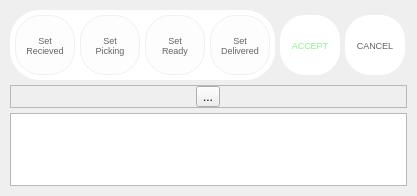
<?xml version="1.0" encoding="UTF-8"?>
<ui version="4.0">
 <class>resPopUp</class>
 <widget class="QDialog" name="resPopUp">
  <property name="geometry">
   <rect>
    <x>0</x>
    <y>0</y>
    <width>417</width>
    <height>196</height>
   </rect>
  </property>
  <property name="sizePolicy">
   <sizepolicy hsizetype="Preferred" vsizetype="Minimum">
    <horstretch>0</horstretch>
    <verstretch>0</verstretch>
   </sizepolicy>
  </property>
  <property name="maximumSize">
   <size>
    <width>417</width>
    <height>300</height>
   </size>
  </property>
  <property name="windowTitle">
   <string>Dialog</string>
  </property>
  <property name="sizeGripEnabled">
   <bool>false</bool>
  </property>
  <property name="modal">
   <bool>true</bool>
  </property>
  <layout class="QVBoxLayout" name="verticalLayout" stretch="0,0,0">
   <property name="spacing">
    <number>5</number>
   </property>
   <property name="sizeConstraint">
    <enum>QLayout::SetMinimumSize</enum>
   </property>
   <property name="leftMargin">
    <number>10</number>
   </property>
   <property name="topMargin">
    <number>10</number>
   </property>
   <property name="rightMargin">
    <number>10</number>
   </property>
   <property name="bottomMargin">
    <number>10</number>
   </property>
   <item>
    <layout class="QHBoxLayout" name="horizontalLayout_3">
     <property name="spacing">
      <number>5</number>
     </property>
     <property name="topMargin">
      <number>0</number>
     </property>
     <property name="bottomMargin">
      <number>0</number>
     </property>
     <item>
      <widget class="QFrame" name="frame">
       <property name="sizePolicy">
        <sizepolicy hsizetype="Fixed" vsizetype="Fixed">
         <horstretch>0</horstretch>
         <verstretch>0</verstretch>
        </sizepolicy>
       </property>
       <property name="styleSheet">
        <string notr="true">border-radius:30px;
background-color: #ffffff;</string>
       </property>
       <property name="frameShape">
        <enum>QFrame::NoFrame</enum>
       </property>
       <property name="frameShadow">
        <enum>QFrame::Raised</enum>
       </property>
       <layout class="QGridLayout" name="gridLayout">
        <property name="leftMargin">
         <number>5</number>
        </property>
        <property name="topMargin">
         <number>5</number>
        </property>
        <property name="rightMargin">
         <number>5</number>
        </property>
        <property name="bottomMargin">
         <number>5</number>
        </property>
        <property name="horizontalSpacing">
         <number>3</number>
        </property>
        <property name="verticalSpacing">
         <number>0</number>
        </property>
        <item row="0" column="0">
         <layout class="QHBoxLayout" name="horizontalLayout">
          <property name="spacing">
           <number>5</number>
          </property>
          <item>
           <widget class="QToolButton" name="recieved">
            <property name="sizePolicy">
             <sizepolicy hsizetype="Expanding" vsizetype="Expanding">
              <horstretch>0</horstretch>
              <verstretch>0</verstretch>
             </sizepolicy>
            </property>
            <property name="minimumSize">
             <size>
              <width>60</width>
              <height>60</height>
             </size>
            </property>
            <property name="maximumSize">
             <size>
              <width>60</width>
              <height>60</height>
             </size>
            </property>
            <property name="font">
             <font>
              <family>MS Shell Dlg 2</family>
              <pointsize>7</pointsize>
              <weight>50</weight>
              <italic>false</italic>
              <bold>false</bold>
             </font>
            </property>
            <property name="cursor">
             <cursorShape>PointingHandCursor</cursorShape>
            </property>
            <property name="styleSheet">
             <string notr="true">QToolButton:hover {
	    background-color: #fafafa;

}
QToolButton:checked{
	background-color: #fafafa;
}
QToolButton { /* all types of tool button */
    border: 1px solid rgb(241, 239, 239);
    background-color: #fdfdfd;
	color: rgb(100, 100, 100);
	font: 7pt &quot;MS Shell Dlg 2&quot;;
    border-radius:25px;
}</string>
            </property>
            <property name="text">
             <string>Set
Recieved</string>
            </property>
            <property name="icon">
             <iconset resource="resource.qrc">
              <normaloff>:/ico/status.png</normaloff>
              <normalon>:/ico/recieved.png</normalon>
              <activeon>:/ico/recieved.png</activeon>:/ico/status.png</iconset>
            </property>
            <property name="iconSize">
             <size>
              <width>20</width>
              <height>20</height>
             </size>
            </property>
            <property name="checkable">
             <bool>true</bool>
            </property>
            <property name="popupMode">
             <enum>QToolButton::DelayedPopup</enum>
            </property>
            <property name="toolButtonStyle">
             <enum>Qt::ToolButtonTextUnderIcon</enum>
            </property>
            <property name="autoRaise">
             <bool>false</bool>
            </property>
            <property name="arrowType">
             <enum>Qt::NoArrow</enum>
            </property>
           </widget>
          </item>
          <item>
           <widget class="QToolButton" name="picked">
            <property name="sizePolicy">
             <sizepolicy hsizetype="Expanding" vsizetype="Expanding">
              <horstretch>0</horstretch>
              <verstretch>0</verstretch>
             </sizepolicy>
            </property>
            <property name="minimumSize">
             <size>
              <width>60</width>
              <height>60</height>
             </size>
            </property>
            <property name="maximumSize">
             <size>
              <width>60</width>
              <height>60</height>
             </size>
            </property>
            <property name="font">
             <font>
              <family>MS Shell Dlg 2</family>
              <pointsize>7</pointsize>
              <weight>50</weight>
              <italic>false</italic>
              <bold>false</bold>
             </font>
            </property>
            <property name="cursor">
             <cursorShape>PointingHandCursor</cursorShape>
            </property>
            <property name="styleSheet">
             <string notr="true">QToolButton:hover {
	    background-color: #fafafa;

}
QToolButton:checked{
	background-color: #fafafa;
}
QToolButton { /* all types of tool button */
    border: 1px solid rgb(241, 239, 239);
    background-color: #fdfdfd;
	color: rgb(100, 100, 100);
	font: 7pt &quot;MS Shell Dlg 2&quot;;
    border-radius:25px;
}</string>
            </property>
            <property name="text">
             <string>Set
Picking</string>
            </property>
            <property name="icon">
             <iconset resource="resource.qrc">
              <normaloff>:/ico/status.png</normaloff>
              <normalon>:/ico/picking.png</normalon>:/ico/status.png</iconset>
            </property>
            <property name="iconSize">
             <size>
              <width>20</width>
              <height>20</height>
             </size>
            </property>
            <property name="checkable">
             <bool>true</bool>
            </property>
            <property name="popupMode">
             <enum>QToolButton::DelayedPopup</enum>
            </property>
            <property name="toolButtonStyle">
             <enum>Qt::ToolButtonTextUnderIcon</enum>
            </property>
            <property name="autoRaise">
             <bool>false</bool>
            </property>
            <property name="arrowType">
             <enum>Qt::NoArrow</enum>
            </property>
           </widget>
          </item>
          <item>
           <widget class="QToolButton" name="ready">
            <property name="sizePolicy">
             <sizepolicy hsizetype="Expanding" vsizetype="Expanding">
              <horstretch>0</horstretch>
              <verstretch>0</verstretch>
             </sizepolicy>
            </property>
            <property name="minimumSize">
             <size>
              <width>60</width>
              <height>60</height>
             </size>
            </property>
            <property name="maximumSize">
             <size>
              <width>60</width>
              <height>60</height>
             </size>
            </property>
            <property name="font">
             <font>
              <family>MS Shell Dlg 2</family>
              <pointsize>7</pointsize>
              <weight>50</weight>
              <italic>false</italic>
              <bold>false</bold>
             </font>
            </property>
            <property name="cursor">
             <cursorShape>PointingHandCursor</cursorShape>
            </property>
            <property name="styleSheet">
             <string notr="true">QToolButton:hover {
	    background-color: #fafafa;

}
QToolButton:checked{
	background-color: #fafafa;
}
QToolButton { /* all types of tool button */
    border: 1px solid rgb(241, 239, 239);
    background-color: #fdfdfd;
	color: rgb(100, 100, 100);
	font: 7pt &quot;MS Shell Dlg 2&quot;;
    border-radius:25px;
}</string>
            </property>
            <property name="text">
             <string>Set
Ready</string>
            </property>
            <property name="icon">
             <iconset resource="resource.qrc">
              <normaloff>:/ico/status.png</normaloff>
              <normalon>:/ico/ready.png</normalon>
              <activeon>:/ico/ready.png</activeon>:/ico/status.png</iconset>
            </property>
            <property name="iconSize">
             <size>
              <width>20</width>
              <height>20</height>
             </size>
            </property>
            <property name="checkable">
             <bool>true</bool>
            </property>
            <property name="popupMode">
             <enum>QToolButton::DelayedPopup</enum>
            </property>
            <property name="toolButtonStyle">
             <enum>Qt::ToolButtonTextUnderIcon</enum>
            </property>
            <property name="autoRaise">
             <bool>false</bool>
            </property>
            <property name="arrowType">
             <enum>Qt::NoArrow</enum>
            </property>
           </widget>
          </item>
          <item>
           <widget class="QToolButton" name="delivered">
            <property name="sizePolicy">
             <sizepolicy hsizetype="Expanding" vsizetype="Expanding">
              <horstretch>0</horstretch>
              <verstretch>0</verstretch>
             </sizepolicy>
            </property>
            <property name="minimumSize">
             <size>
              <width>60</width>
              <height>60</height>
             </size>
            </property>
            <property name="maximumSize">
             <size>
              <width>60</width>
              <height>60</height>
             </size>
            </property>
            <property name="font">
             <font>
              <family>MS Shell Dlg 2</family>
              <pointsize>7</pointsize>
              <weight>50</weight>
              <italic>false</italic>
              <bold>false</bold>
             </font>
            </property>
            <property name="cursor">
             <cursorShape>PointingHandCursor</cursorShape>
            </property>
            <property name="styleSheet">
             <string notr="true">QToolButton:hover {
	    background-color: #fafafa;

}
QToolButton:checked{
	background-color: #fafafa;
}
QToolButton { /* all types of tool button */
    border: 1px solid rgb(241, 239, 239);
    background-color: #fdfdfd;
	color: rgb(100, 100, 100);
	font: 7pt &quot;MS Shell Dlg 2&quot;;
    border-radius:25px;
}</string>
            </property>
            <property name="text">
             <string>Set
Delivered</string>
            </property>
            <property name="icon">
             <iconset resource="resource.qrc">
              <normaloff>:/ico/status.png</normaloff>
              <activeon>:/ico/delivered.png</activeon>:/ico/status.png</iconset>
            </property>
            <property name="iconSize">
             <size>
              <width>20</width>
              <height>20</height>
             </size>
            </property>
            <property name="checkable">
             <bool>true</bool>
            </property>
            <property name="popupMode">
             <enum>QToolButton::DelayedPopup</enum>
            </property>
            <property name="toolButtonStyle">
             <enum>Qt::ToolButtonTextUnderIcon</enum>
            </property>
            <property name="autoRaise">
             <bool>false</bool>
            </property>
            <property name="arrowType">
             <enum>Qt::NoArrow</enum>
            </property>
           </widget>
          </item>
         </layout>
        </item>
       </layout>
      </widget>
     </item>
     <item>
      <widget class="QToolButton" name="accept">
       <property name="sizePolicy">
        <sizepolicy hsizetype="Fixed" vsizetype="Fixed">
         <horstretch>0</horstretch>
         <verstretch>0</verstretch>
        </sizepolicy>
       </property>
       <property name="minimumSize">
        <size>
         <width>60</width>
         <height>60</height>
        </size>
       </property>
       <property name="maximumSize">
        <size>
         <width>60</width>
         <height>60</height>
        </size>
       </property>
       <property name="font">
        <font>
         <family>MS Shell Dlg 2</family>
         <pointsize>7</pointsize>
         <weight>50</weight>
         <italic>false</italic>
         <bold>false</bold>
        </font>
       </property>
       <property name="cursor">
        <cursorShape>PointingHandCursor</cursorShape>
       </property>
       <property name="styleSheet">
        <string notr="true">QToolButton:hover {
	    background-color: #fafafa;

}
QToolButton { /* all types of tool button */
    border: 0px ;
    background-color: #ffffff;
	color:lightgreen;
	font: 7pt &quot;MS Shell Dlg 2&quot;;
    border-radius:25px;
}</string>
       </property>
       <property name="text">
        <string>ACCEPT</string>
       </property>
       <property name="icon">
        <iconset resource="resource.qrc">
         <normaloff>:/ico/true1.png</normaloff>:/ico/true1.png</iconset>
       </property>
       <property name="iconSize">
        <size>
         <width>25</width>
         <height>25</height>
        </size>
       </property>
       <property name="checkable">
        <bool>false</bool>
       </property>
       <property name="popupMode">
        <enum>QToolButton::DelayedPopup</enum>
       </property>
       <property name="toolButtonStyle">
        <enum>Qt::ToolButtonTextUnderIcon</enum>
       </property>
       <property name="autoRaise">
        <bool>false</bool>
       </property>
       <property name="arrowType">
        <enum>Qt::NoArrow</enum>
       </property>
      </widget>
     </item>
     <item>
      <widget class="QToolButton" name="revert">
       <property name="sizePolicy">
        <sizepolicy hsizetype="Fixed" vsizetype="Fixed">
         <horstretch>0</horstretch>
         <verstretch>0</verstretch>
        </sizepolicy>
       </property>
       <property name="minimumSize">
        <size>
         <width>60</width>
         <height>60</height>
        </size>
       </property>
       <property name="maximumSize">
        <size>
         <width>60</width>
         <height>60</height>
        </size>
       </property>
       <property name="font">
        <font>
         <family>MS Shell Dlg 2</family>
         <pointsize>7</pointsize>
         <weight>50</weight>
         <italic>false</italic>
         <bold>false</bold>
        </font>
       </property>
       <property name="cursor">
        <cursorShape>PointingHandCursor</cursorShape>
       </property>
       <property name="styleSheet">
        <string notr="true">QToolButton:hover {
	    background-color: #fafafa;

}
QToolButton { /* all types of tool button */
    border: 0px ;
    background-color: #ffffff;
	color: rgb(100, 100, 100);
	font: 7pt &quot;MS Shell Dlg 2&quot;;
    border-radius:25px;
}</string>
       </property>
       <property name="text">
        <string>CANCEL</string>
       </property>
       <property name="icon">
        <iconset resource="resource.qrc">
         <normaloff>:/ico/revert1.png</normaloff>:/ico/revert1.png</iconset>
       </property>
       <property name="iconSize">
        <size>
         <width>25</width>
         <height>25</height>
        </size>
       </property>
       <property name="checkable">
        <bool>false</bool>
       </property>
       <property name="popupMode">
        <enum>QToolButton::DelayedPopup</enum>
       </property>
       <property name="toolButtonStyle">
        <enum>Qt::ToolButtonTextUnderIcon</enum>
       </property>
       <property name="autoRaise">
        <bool>false</bool>
       </property>
       <property name="arrowType">
        <enum>Qt::NoArrow</enum>
       </property>
      </widget>
     </item>
    </layout>
   </item>
   <item>
    <widget class="QFrame" name="frame_3">
     <property name="sizePolicy">
      <sizepolicy hsizetype="Preferred" vsizetype="Fixed">
       <horstretch>0</horstretch>
       <verstretch>0</verstretch>
      </sizepolicy>
     </property>
     <property name="frameShape">
      <enum>QFrame::StyledPanel</enum>
     </property>
     <property name="frameShadow">
      <enum>QFrame::Raised</enum>
     </property>
     <layout class="QHBoxLayout" name="horizontalLayout_2">
      <property name="spacing">
       <number>0</number>
      </property>
      <property name="leftMargin">
       <number>0</number>
      </property>
      <property name="topMargin">
       <number>0</number>
      </property>
      <property name="rightMargin">
       <number>0</number>
      </property>
      <property name="bottomMargin">
       <number>0</number>
      </property>
      <item>
       <widget class="QToolButton" name="toolButton">
        <property name="text">
         <string>...</string>
        </property>
       </widget>
      </item>
     </layout>
    </widget>
   </item>
   <item>
    <widget class="QPlainTextEdit" name="plainTextEdit">
     <property name="sizeAdjustPolicy">
      <enum>QAbstractScrollArea::AdjustToContents</enum>
     </property>
     <property name="plainText">
      <string/>
     </property>
     <property name="placeholderText">
      <string>Here you can write your remarks...</string>
     </property>
    </widget>
   </item>
  </layout>
 </widget>
 <resources>
  <include location="resource.qrc"/>
 </resources>
 <connections/>
</ui>
